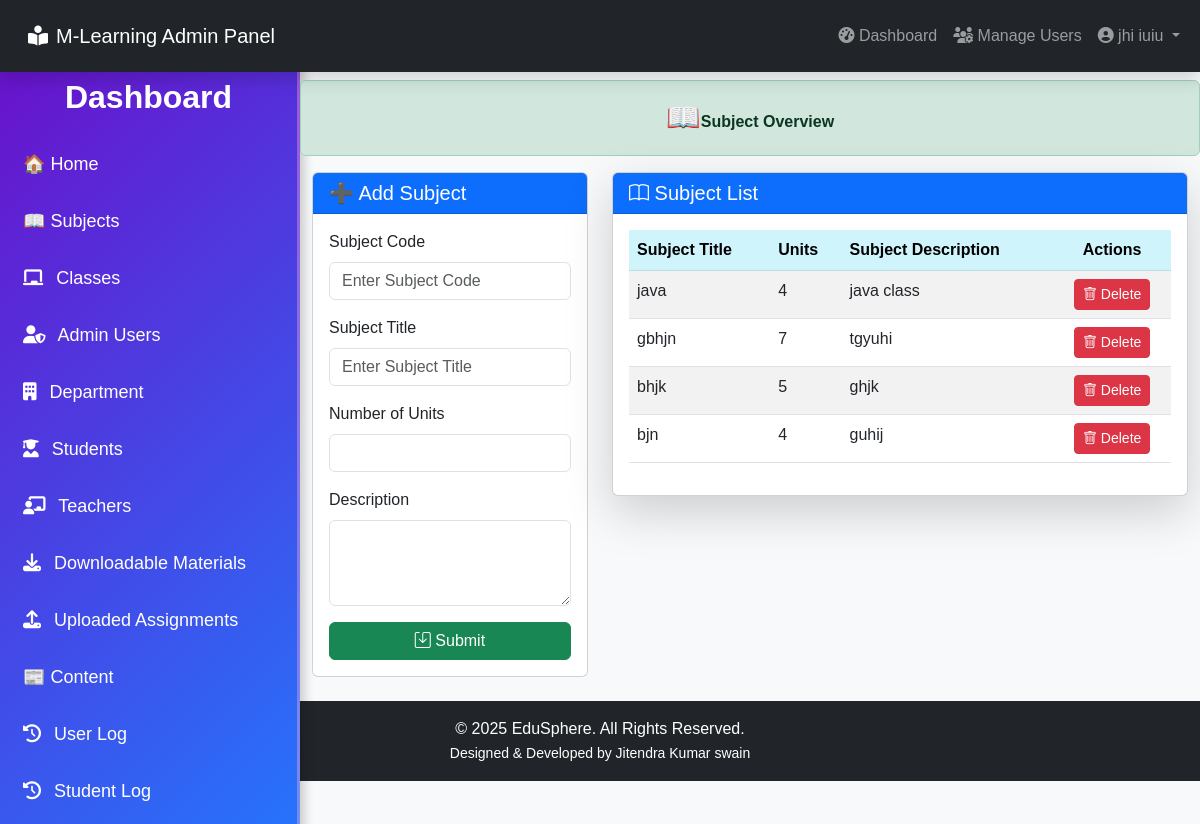
/admin/subject/subjects.php (signed in), run on the app's committed database.
### tables this page shows
CREATE TABLE `users` (
  `user_id` int(11) NOT NULL,
  `username` varchar(100) NOT NULL,
  `password` varchar(100) NOT NULL,
  `firstname` varchar(100) NOT NULL,
  `lastname` varchar(100) NOT NULL,
  `date` varchar(30) NOT NULL DEFAULT current_timestamp()
);

CREATE TABLE `subject` (
  `subject_id` int(11) NOT NULL,
  `subject_code` varchar(100) NOT NULL,
  `subject_title` varchar(100) NOT NULL,
  `category` varchar(100) NOT NULL,
  `description` longtext NOT NULL,
  `unit` int(11) NOT NULL,
  `Pre_req` varchar(100) NOT NULL,
  `semester` varchar(100) NOT NULL
);

### admin/session.php (called while the page is built, shortened)
<?php
$session_id = $_SESSION['id'];
?>

### admin/subject/subjects.php (the view, shortened to what this page needs)
<?php include('../header.php'); ?>
<?php include('../session.php'); ?>
<body class="bg-light">
    <?php include('../navbar.php'); ?>
    <div class="container-fluid mt-4">
        <div class="row mt-4">
            <div class="col-lg-3 col-md-4 d-none d-lg-block mt-5 p-0">
                <?php include('../sidebar_dashboard.php'); ?>
            </div>
            <div class="col-lg-9 col-md-12 mt-5 d-md-flex flex-row justify-content-evenly">
                <div class="row mt-2">
                        <div class="col-12 p-0">
                            <div class="alert alert-success text-center" role="alert">
                                <span class="fs-3">📖</span><strong>Subject Overview</strong>
                            </div>
                        </div>
                    <div class="col-lg-4 col-md-6">
                        <?php include('add_subject.php'); ?>
                    </div>
                    <div class="col-lg-8 col-md-6">
                        <div class="card shadow-lg">
                            <div class="card-header bg-primary text-white">
                                <h5 class="mb-0"><i class="bi bi-book"></i> Subject List</h5>
                            </div>
                            <div class="card-body">
                                <div class="table-responsive">
                                    <table class="table table-striped">
                                        <thead class="table-info">
                                            <tr>
                                                <th>Subject Title</th>
                                                <th>Units</th>
                                                <th>Subject Description</th>
                                                <th class="text-center">Actions</th>
                                            </tr>
                                        </thead>
                                        <tbody>
                                            <?php
                                            $subject_query = mysqli_query($conn, "SELECT * FROM subject") or die(mysqli_error($conn));
                                            while ($row = mysqli_fetch_array($subject_query)) {
                                                $id = $row['subject_id'];
                                            ?>
                                            <tr>
                                                <td><?php echo $row['subject_title']; ?></td>
                                                <td><?php echo $row['unit']; ?></td>
                                                <td><?php echo $row['description']; ?></td>
                                                <td class="text-center">
                                                    <button class="btn btn-danger btn-sm delete-btn" data-id="<?php echo $id; ?>" data-bs-toggle="modal" data-bs-target="#deleteModal">
                                                        <i class="bi bi-trash"></i> Delete
                                                    </button>
                                                </td>
                                            </tr>
                                            <?php } ?>
                                        </tbody>
                                    </table>
                                </div>
                            </div>
                        </div>
                    </div>
                </div>
            </div>
        </div>
    </div>
    <?php include('../footer.php'); ?>
</body>
</html>

### admin/navbar.php (shortened to what this page needs)
<?php
    $query = mysqli_query($conn, "SELECT * FROM users WHERE user_id = '$session_id'") or die(mysqli_error($conn));
    $row = mysqli_fetch_array($query);
?>
<nav class="navbar navbar-expand-lg navbar-dark bg-dark fixed-top shadow">
    <div class="container-fluid">
        <a class="navbar-brand d-flex align-items-center p-lg-3 p-md-3" href="#" onclick="openNav()">
            <h5 class="mb-0"><i class="fas fa-book-reader me-2"></i>M-Learning Admin Panel</h5>
        </a>
        <div class="collapse navbar-collapse justify-content-end" id="navbarNav">
            <ul class="navbar-nav">
                <li class="nav-item">
                    <a class="nav-link" href="../dashboard/dashboard.php">
                        <i class="fas fa-tachometer-alt"></i> Dashboard
                    </a>
                </li>
                <li class="nav-item">
                    <a class="nav-link" href="../user/admin_user.php">
                        <i class="fas fa-users-cog"></i> Manage Users
                    </a>
                </li>
                <li class="nav-item dropdown">
                    <a class="nav-link dropdown-toggle" href="#" id="userDropdown" role="button" data-bs-toggle="dropdown">
                        <i class="fa fa-user-circle"></i> <?php echo $row['firstname']." ".$row['lastname']; ?>
                    </a>
                </li>
            </ul>
        </div>
    </div>
</nav>

### admin/sidebar_dashboard.php (style rules this page uses)
* { margin: 0; padding: 0; box-sizing: border-box; font-family: 'Poppins', sans-serif; }
body { height: 100vh; background: #f4f4f4; }

### data on the page
users: firstname "jhi", lastname "iuiu"
subject: subject_title "java", unit "4", description "java class"
subject: subject_title "gbhjn", unit "7", description "tgyuhi"
subject: subject_title "bhjk", unit "5", description "ghjk"
subject: subject_title "bjn", unit "4", description "guhij"
